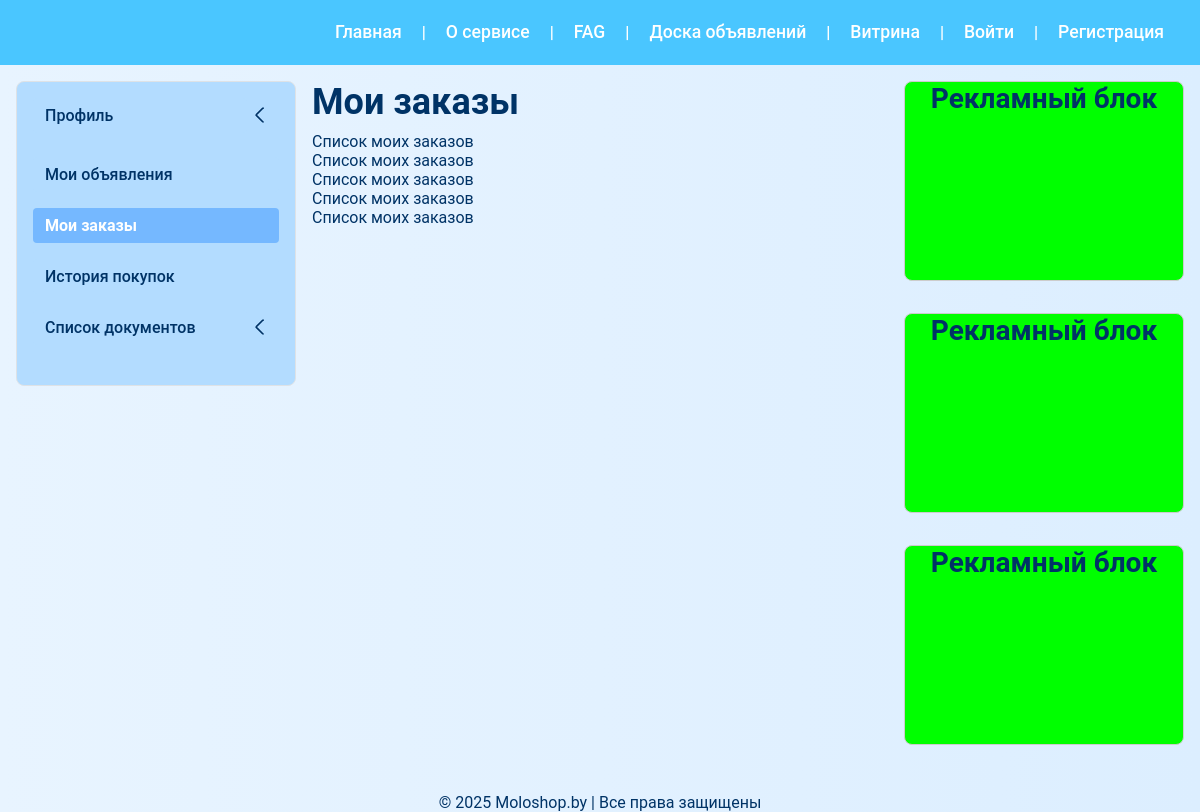
/userpanel/my-orders/, run on the app's committed database.
### apps/userpanel/models/menu.py (models this page shows, shortened)
class ProfileMenuCategory(UUIDModel, MPTTModel):
    name = models.CharField(max_length=100)
    slug = models.SlugField(
        unique=True,
        max_length=100,
        blank=True,
        help_text="Автоматически создаётся из названия. Используется для URL-конфигурации."
    )
    url = models.CharField(
        max_length=200,
        blank=True,
        help_text="Имя URL-шаблона с namespace (например: 'landing:policy_detail') или абсолютная ссылка"
    )
    url_params = models.JSONField(
        blank=True,
        null=True,
        help_text="Параметры для reverse(), например: {'slug': 'privacy-policy'}"
    )
    is_named_url = models.BooleanField(default=True, help_text="True — использовать reverse() по url_name")
    parent = TreeForeignKey('self', on_delete=models.CASCADE, null=True, blank=True, related_name='children')
    order = models.PositiveIntegerField(default=0)
    class MPTTMeta:
        order_insertion_by = ['order']
    class Meta:
        app_label = 'userpanel'
        verbose_name = "Пункт меню"
        verbose_name_plural = "Меню личного кабинета"
    def get_absolute_url(self):
        from django.urls import reverse
        if self.is_named_url:
            try:
                if self.url_params:
                    return reverse(self.url, kwargs=self.url_params)
                return reverse(self.url)
            except:
                return '#'
        return self.url

### apps/userpanel/views/main.py (the view)
# urls.py: path('my-orders/', my_orders, name='my_orders'),   # мои заказы
def my_orders(request):
    data = {
        'title': 'Мои заказы',
        'info': 'Список моих заказов',
        "current_path": request.path,
    }
    return render(request, 'userpanel/my_orders.html', context=data)

### apps/userpanel/templatetags/profile_menu.py (called while the page is built)
@register.inclusion_tag("userpanel/components/user_menu.html", takes_context=True)
def render_user_menu(context):
    request = context['request']
    current_path = request.path
    all_items = ProfileMenuCategory.objects.all().prefetch_related('parent', 'children__children')
    menu_sections = [item for item in all_items if item.parent is None]
    def get_open_ids(path):
        for item in all_items:
            if item.get_absolute_url() == path:
                open_ids = []
                current = item.parent
                while current:
                    open_ids.append(current.id)
                    current = current.parent
                return open_ids
        return []
    open_ids = get_open_ids(current_path)
    return {
        'menu_sections': menu_sections,
        'request': request,
        'current_path': current_path,
        'open_ids': open_ids,
    }

### apps/userpanel/templates/userpanel/my_orders.html (shortened to what this page needs)
{% extends "userpanel/base_userpanel.html" %}
{% load static %}
{% block content %}
<h1>{{ title }}</h1>
        {% with ""|center:5 as repeat_range %}
          {% for _ in repeat_range %}
            <p>{{ info }}</p>
          {% endfor %}
        {% endwith %}
{% endblock content %}

### apps/userpanel/templates/userpanel/components/user_menu.html (shortened to what this page needs)
<div class="user-menu-wrapper mb-4 border rounded">
  <nav class="user-menu">
    {% for section in menu_sections %}
      <div class="menu-section">
        {% if section.children.exists %}
          <div class="menu-header-wrap">
            <a href="{{ section.get_absolute_url }}"
               class="menu-header{% if current_path == section.get_absolute_url %} active{% endif %}">
              {{ section.name }}
            </a>
            <label for="toggle-section-{{ section.pk }}" class="chevron-toggle" aria-label="Развернуть меню">
              <span class="chevron-icon"></span>
            </label>
          </div>
        {% else %}
          <div class="menu-header-wrap">
            <a href="{{ section.get_absolute_url }}"
               class="menu-header{% if current_path == section.get_absolute_url %} active{% endif %}">
              {{ section.name }}
            </a>
          </div>
        {% endif %}
      </div>
    {% endfor %}
  </nav>
</div>

### apps/core/static/core/css/global_core.css (style rules this page uses)
html,body,div,span,applet,object,iframe,h1,h2,h3,h4,h5,h6,p,blockquote,pre,a,abbr,acronym,address,big,cite,code,del,dfn,em,img,ins,kbd,q,s,samp,small,strike,strong,sub,sup,tt,var,b,u,i,center,dl,dt,dd,ol,ul,li,fieldset,form,label,legend,table,caption,tbody,tfoot,thead,tr,th,td,article,aside,canvas,details,embed,figure,figcaption,footer,header,hgroup,menu,nav,output,ruby,section,summary,time,mark,audio,video { margin:0;padding:0;border:0;vertical-align:baseline;font-size:100%;font:inherit;box-sizing:border-box }
html,body { height:100%;font-family:'Roboto', 'Segoe UI', 'Helvetica Neue', Arial, sans-serif;background:linear-gradient(90deg, #E8F4FF 0%, #DCEEFF 100%);background-repeat:no-repeat;background-attachment:fixed;color:#036;-webkit-font-smoothing:antialiased;-moz-osx-font-smoothing:grayscale }
a { color:#fff;text-decoration:none;transition:color 0.3s ease }
*,*::before,*::after { box-sizing:border-box }
h1,h2,h3,h4,h5,h6 { font-family:inherit;font-weight:700;line-height:1.2;margin-bottom:0.5rem }
h1 { font-size:2.25rem }
.mb-4 { margin-bottom:1rem !important }
.border { border:1px solid #dee2e6 !important }
.rounded { border-radius:0.5rem !important }

### apps/userpanel/static/userpanel/css/userpanel.css (style rules this page uses)
.user-menu-wrapper { background:#B3DCFF;border:1px solid #ccc;border-radius:0.5rem;padding:0 }
.user-menu-wrapper .user-menu { display:block;padding:1rem }
.user-menu-wrapper .menu-section { margin-bottom:1rem }
.user-menu-wrapper .menu-section .menu-header-wrap,.user-menu-wrapper .menu-section .submenu-header-wrap { display:flex;justify-content:space-between;align-items:center }
.user-menu-wrapper .menu-section .menu-header { flex-grow:1;text-decoration:none;font-weight:500;background-color:#B3DCFF;color:#036;padding:0.5rem 0.75rem;border-radius:0.25rem }
.user-menu-wrapper .menu-section .menu-header.active { background-color:#75B8FF;color:#fff;font-weight:bold }
.user-menu-wrapper .menu-section .chevron-toggle { display:inline-flex;align-items:center;justify-content:center;width:2rem;height:2rem;cursor:pointer }
.user-menu-wrapper .menu-section .chevron-icon { display:inline-block;width:12px;height:12px;border:solid #036;border-width:0 2px 2px 0;transform:rotate(135deg);border-radius:2px;transition:transform 0.3s ease }

### data on the page
ProfileMenuCategory: name "Профиль"
ProfileMenuCategory: name "Мои объявления"
ProfileMenuCategory: name "Мои заказы"
ProfileMenuCategory: name "История покупок"
ProfileMenuCategory: name "Список документов"

### other printed values
{{ item.title }} "Главная" "О сервисе" "FAG" "Доска объявлений" "Витрина" "Войти" "Регистрация"
{{ info }} "Список моих заказов" "Список моих заказов" "Список моих заказов" "Список моих заказов" "Список моих заказов"
